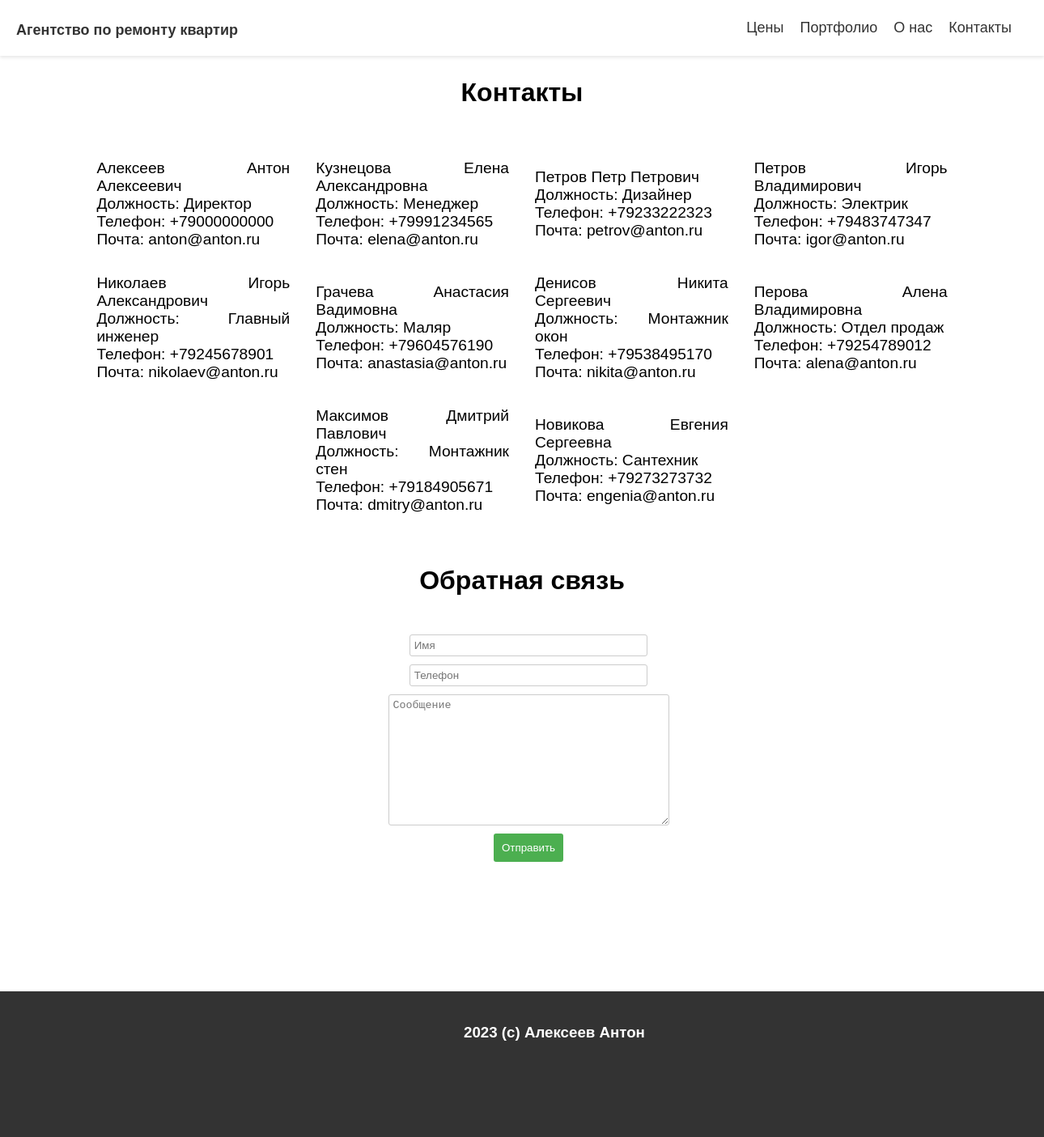
The page /feedback/ on the database its author committed.
### feedback/models.py (models this page shows, shortened)
class Contacts(models.Model):
    name = models.CharField('Имя', max_length=30, default='Антон')
    job = models.CharField('Должность', max_length=30, default='Директор')
    phone = models.CharField('Телефон', max_length=15, default='+79000000000')
    email = models.CharField('Email', max_length=40, default='anton@anton.ru')
    class Meta:
        verbose_name = 'Контакты'
        verbose_name_plural = 'Контакты'

### feedback/views.py (the view, shortened to what this page needs)
# urls.py: path('feedback/', include('feedback.urls'), name="feedback"),
def feedback(request):
    error = ''
    form = FeedbacksForm
    contacts = Contacts.objects.all()
    return render(request, 'feedback/feedback.html', {'form': form, 'error': error, 'contacts': contacts})

### templates/feedback/feedback.html (shortened to what this page needs)
{% extends 'layout.html' %}
{% block main %}
  <section class="contacts">
    <h2>Контакты</h2>
    <div class="staff">
      {% if contacts %}
      {% for item in contacts %}
          <div class="staff-item">
            <p>{{ item.name }}</p>
            <p>Должность: {{ item.job }}</p>
            <p>Телефон: {{ item.phone }}</p>
            <p>Почта: {{ item.email }}</p>
          </div>
      {% endfor %}
      {% else %}
          <p>Информации нет</p>
      {% endif %}
    </div>
  </section>
  <section class="feedback">
      <h2>Обратная связь</h2>
      <form method="post">
        {{ form.name }}
        {{ form.phone }}
        {{ form.message }}
        <button type="submit">Отправить</button>
      </form>
  </section>
{% endblock %}

### static/css/style.css (style rules this page uses)
body { margin: 0; padding: 0; font-family: Arial, sans-serif; }
.staff { display: flex; flex-wrap: wrap; justify-content: center; align-items: center; margin: 3rem; }
.staff-item { width: 20%; margin: 1rem; }
.staff-item p { margin: 0; }
.contacts p { font-size: 1.2rem; text-align: justify; margin: 0; }
.feedback h2, .contacts h2, .portfolio h2, .object h2 { font-size: 2rem; font-weight: bold; text-align: center; margin-bottom: 3rem; }
form { display: flex; margin: 0 3rem 10rem 4rem; justify-content: center; flex-direction: column; align-items: center; }
input[type="text"], textarea { padding: 5px; border: 1px solid #ccc; border-radius: 3px; box-sizing: border-box; margin-bottom: 10px; min-width: 25%; }
button[type="submit"] { background-color: #4CAF50; color: white; padding: 10px; border: none; border-radius: 3px; cursor: pointer; }

### rows shown on the page
Contacts: name "Алексеев Антон Алексеевич", job "Директор", phone "+79000000000", email "anton@anton.ru"
Contacts: name "Кузнецова Елена Александровна", job "Менеджер", phone "+79991234565", email "elena@anton.ru"
Contacts: name "Петров Петр Петрович", job "Дизайнер", phone "+79233222323", email "petrov@anton.ru"
Contacts: name "Петров Игорь Владимирович", job "Электрик", phone "+79483747347", email "igor@anton.ru"
Contacts: name "Николаев Игорь Александрович", job "Главный инженер", phone "+79245678901", email "nikolaev@anton.ru"
Contacts: name "Грачева Анастасия Вадимовна", job "Маляр", phone "+79604576190", email "anastasia@anton.ru"
Contacts: name "Денисов Никита Сергеевич", job "Монтажник окон", phone "+79538495170", email "nikita@anton.ru"
Contacts: name "Перова Алена Владимировна", job "Отдел продаж", phone "+79254789012", email "alena@anton.ru"
Contacts: name "Максимов Дмитрий Павлович", job "Монтажник стен", phone "+79184905671", email "dmitry@anton.ru"
Contacts: name "Новикова Евгения Сергеевна", job "Сантехник", phone "+79273273732", email "engenia@anton.ru"
